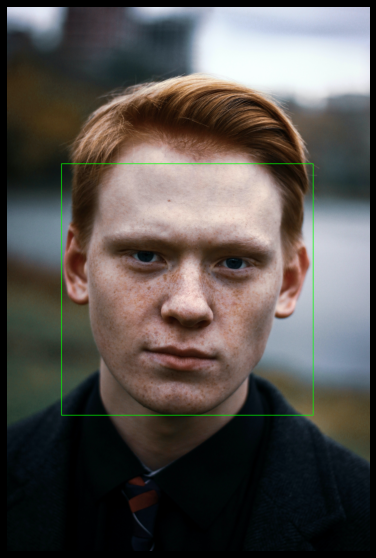
#> input picture img_detect.png, 376 x 558 px
$ jupyter execute 'Face Detection.ipynb'   (shell and % lines are left out)
#> lines starting #> are read from the running program, lines starting #| are printed output that depends on the picture; after the words box and inside, x2 and y2 are one past the last pixel; in counts of white or black regions, pixels touching at a corner belong together
[cell 1]
import cv2

[cell 2]
img_path = 'img_detect.png'

[cell 3]
img = cv2.imread(img_path)
#> img is the input picture: shape (558, 376, 3); mean B, G, R 78.9, 82.4, 87.2

[cell 4]
img.shape
#> Out = (558, 376, 3)

[cell 5]
gray_img = cv2.cvtColor(img, cv2.COLOR_RGB2GRAY)
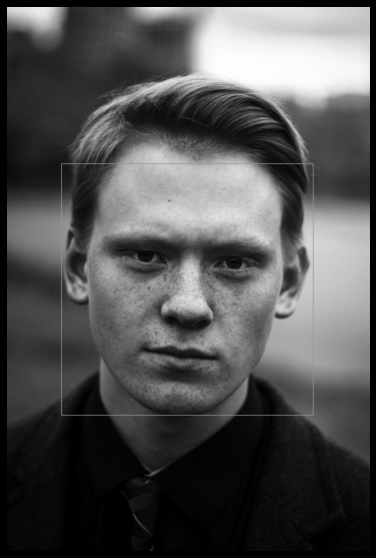
#> gray_img: shape (558, 376); min 0, max 254, mean 81.9

[cell 6]
# print(img)

[cell 7]
gray_img.shape
#> Out = (558, 376)

[cell 8]
face_classifier = cv2.CascadeClassifier(
    cv2.data.haarcascades + "haarcascade_frontalface_default.xml"
)

[cell 9]
face = face_classifier.detectMultiScale(
    gray_img, scaleFactor=1.1, minNeighbors=5, minSize=(200,200)
)
#> face = [[62, 165, 252, 252]]

[cell 10]
for (x, y, w, h) in face:
    cv2.rectangle(img, (x, y), (x + w, y + h), (0, 255, 0), 3)
#> this loop made 1 pass
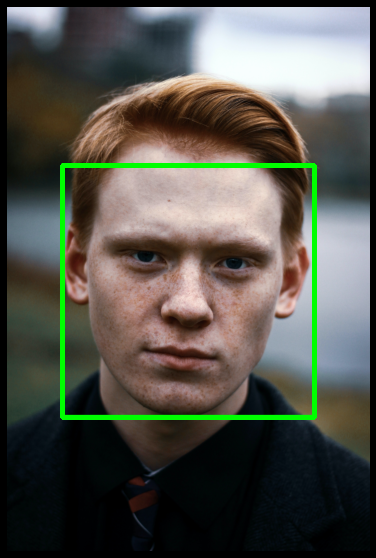
#> img: shape (558, 376, 3); 2.4% of pixels changed, all inside (x1, y1, x2, y2) = (60, 163, 317, 420)

[cell 11]
img_rgb = cv2.cvtColor(img, cv2.COLOR_BGR2RGB)

[cell 12]
import matplotlib.pyplot as mp

[cell 13]
mp.figure(figsize=(15, 10))
mp.imshow(img_rgb)
# mp.axis('off')

[cell 14]
print(gray_img)
#> (printed output is left out)

[cell 15]
cropping_img = img_rgb[200:300, 80:310]
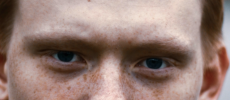
#> cropping_img: shape (100, 230, 3); mean R, G, B 150.4, 125.5, 117.6

[cell 16]
mp.imshow(cropping_img)

[cell 17]
resize_cropping_img_2x = cv2.resize(cropping_img, None, fx=2, fy=2)

[cell 18]
mp.imshow(resize_cropping_img_2x)

[cell 19]
# flipping the img
flipped_img_hor = cv2.flip(img_rgb,1)
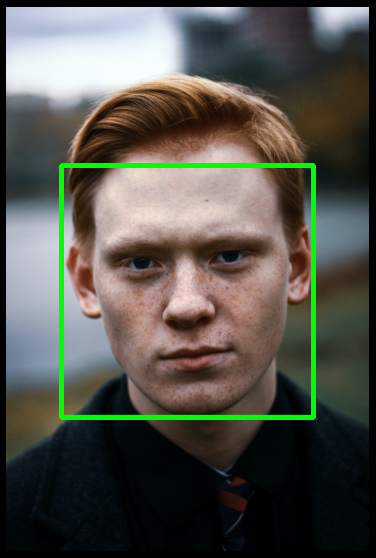
#> flipped_img_hor: shape (558, 376, 3); mean R, G, B 85.1, 85.7, 77
flipped_img_ver = cv2.flip(img_rgb,0)
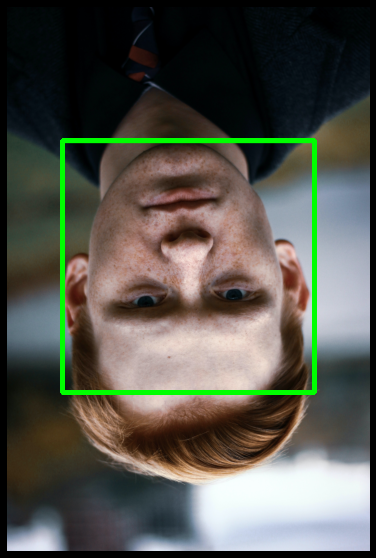
#> flipped_img_ver: shape (558, 376, 3); mean R, G, B 85.1, 85.7, 77
flipped_img_both = cv2.flip(img_rgb,-1)
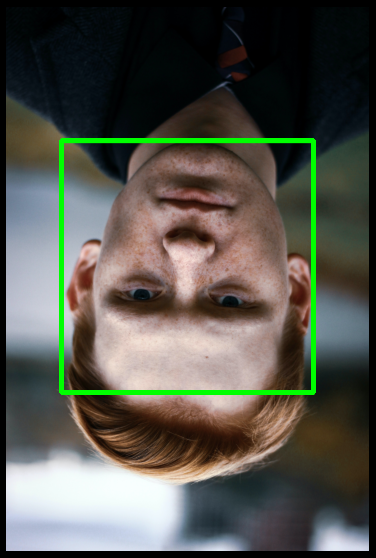
#> flipped_img_both: shape (558, 376, 3); mean R, G, B 85.1, 85.7, 77

[cell 20]
mp.figure(figsize=[15,15])
mp.subplot(141);mp.imshow(flipped_img_hor);mp.title("Horizontal Flip")
mp.subplot(142);mp.imshow(flipped_img_ver);mp.title("Vertical Flip")
mp.subplot(143);mp.imshow(flipped_img_both);mp.title("Horizontal & Vertical Flip")
mp.subplot(144);mp.imshow(img_rgb);mp.title("Original")

[cell 21]
line_img = img_rgb.copy()
cv2.line(line_img, (180,200),(210,200),(255,0,0),3,lineType=cv2.LINE_AA)
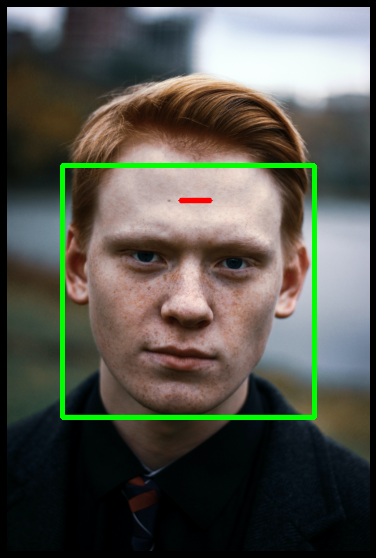
#> line_img: shape (558, 376, 3); mean R, G, B 85.1, 85.5, 76.8
mp.imshow(line_img)

[cell 22]
circle_img = img_rgb.copy()
cv2.circle(circle_img,(187,310),26,(255,255,0),3)
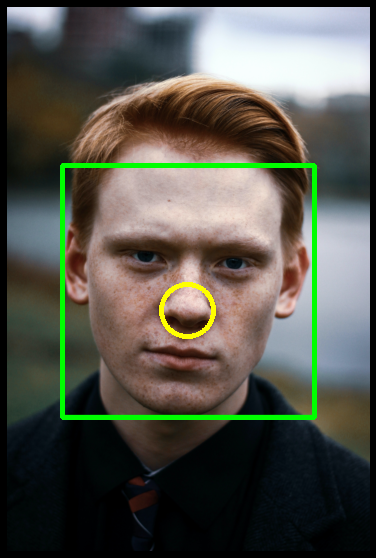
#> circle_img: shape (558, 376, 3); mean R, G, B 85.5, 86.3, 76.6
mp.imshow(circle_img)
# mp.imshow(circle_img[:,:,::-1])

[cell 23]
text_img = img_rgb.copy()
text = "I Don't have any text."
fontFace = cv2.FONT_ITALIC
#> fontFace = 16
fontScale = 0.8
fontThickness = 2
fontColor = (255,255,255)
cv2.putText(text_img, text, (50, 500), fontFace, fontScale, fontColor, fontThickness)
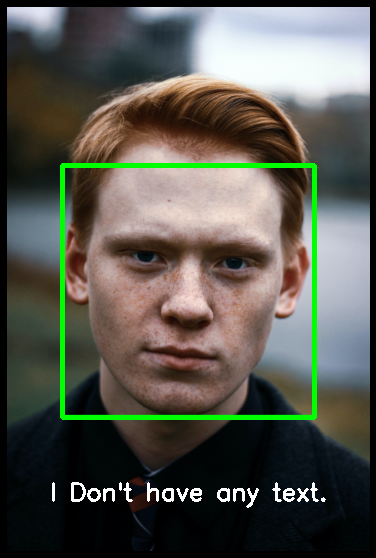
#> text_img: shape (558, 376, 3); mean R, G, B 87, 87.6, 78.8
mp.imshow(text_img)

$ run again, with New_Zealand_Coast.jpeg saved as img_detect.png
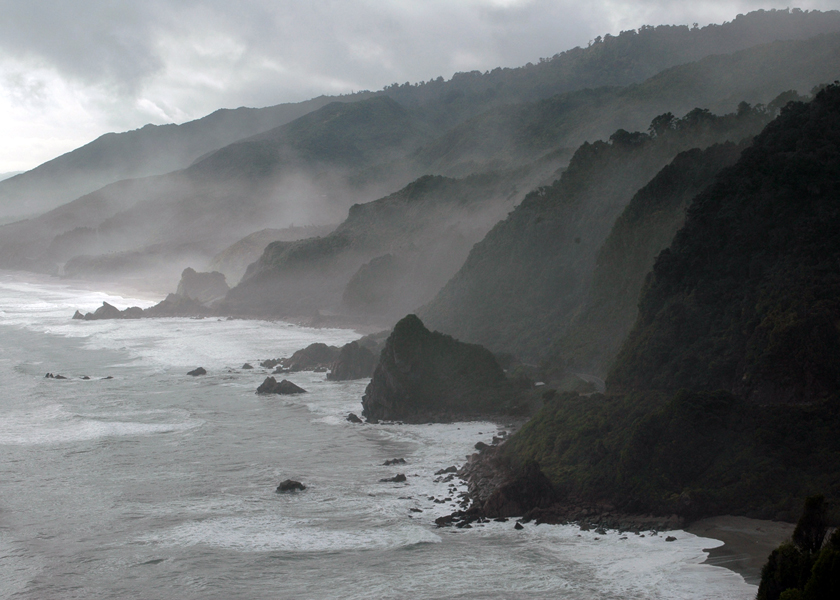
#> input picture New_Zealand_Coast.jpeg, 840 x 600 px
#> img is the input picture: shape (600, 840, 3); mean B, G, R 115.2, 113.8, 110.9
#> face = ()
#> (printed output is left out)
#> line_img: shape (600, 840, 3); mean R, G, B 111, 113.7, 115.2
#> `cv2.circle(circle_img,(187,310),26,(255,255,0),3)`:
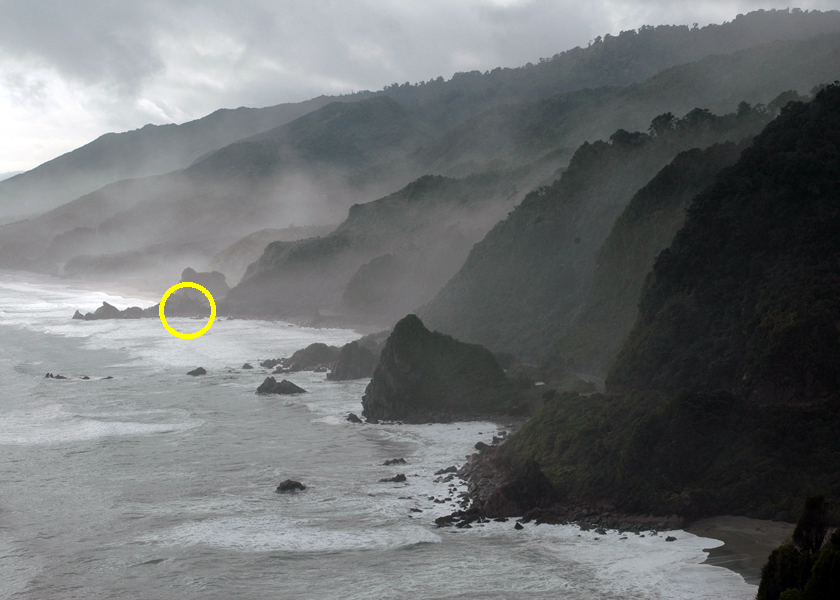
#> circle_img: shape (600, 840, 3); mean R, G, B 111.1, 113.9, 114.9
#> fontFace = 16
#> `cv2.putText(text_img, text, (50, 500), fontFace, fontScale, fontColor,..`:
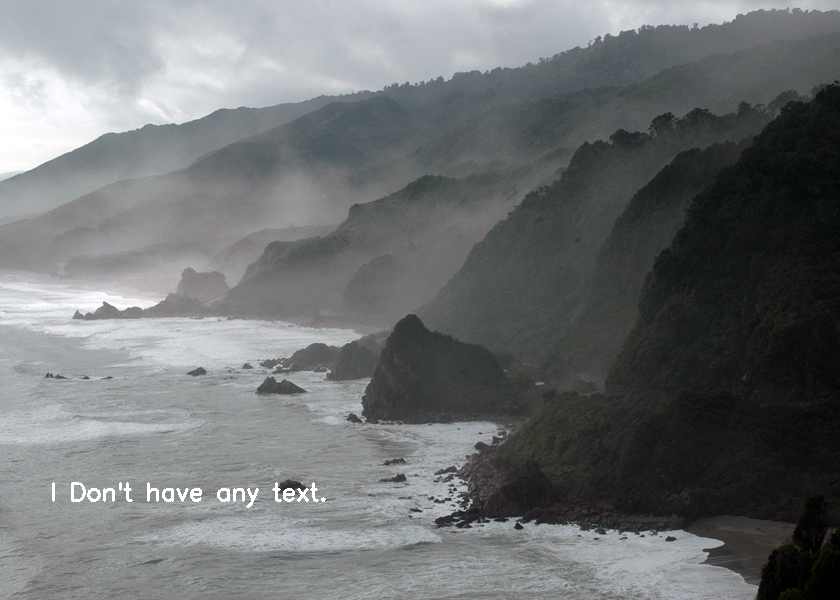
#> text_img: shape (600, 840, 3); mean R, G, B 111.3, 114.1, 115.6
